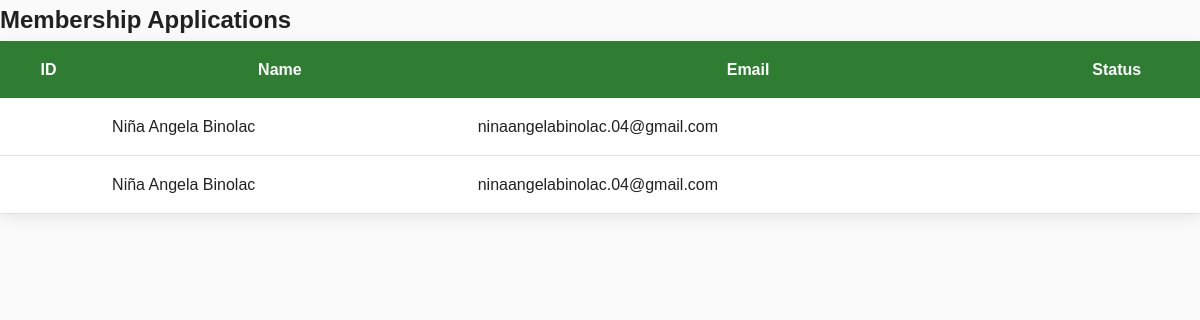
/admin-members.php, run on the app's committed database.
### tables this page shows
CREATE TABLE `memberships` (
  `id` int(11) NOT NULL,
  `fullname` varchar(255) NOT NULL,
  `email` varchar(150) NOT NULL,
  `interest` varchar(255) NOT NULL,
  `motivation` text NOT NULL,
  `created_at` timestamp NOT NULL DEFAULT current_timestamp()
);

### admin-members.php (the view, shortened to what this page needs)
<?php
include 'config.php';
$result =
mysqli_query($conn,
"SELECT * FROM memberships");
?>
<!DOCTYPE html>
<html>
<head>
<link rel="stylesheet" href="css/style.css">
</head>
<body>
<h2>Membership Applications</h2>
<table class="admin-table">
<tr>
<th>ID</th>
<th>Name</th>
<th>Email</th>
<th>Status</th>
</tr>
<?php while($row=mysqli_fetch_assoc($result)){ ?>
<tr>
<td><?= $row['membership_id']; ?></td>
<td><?= $row['fullname']; ?></td>
<td><?= $row['email']; ?></td>
<td><?= $row['status']; ?></td>
</tr>
<?php } ?>
</table>
</body>
</html>

### css/style.css (style rules this page uses)
:root { --primary-green: #2E7D32; --secondary-green: #A5D6A7; --accent-yellow: #FDD835; --accent-blue: #1565C0; --text-black: #212121; --background-white: #FAFAFA; --light-gray: #f4f4f4; --border: #e0e0e0; --radius: 20px; --shadow: 0 4px 15px rgba(0,0,0,.08); }
* { margin: 0; padding: 0; box-sizing: border-box; }
html { scroll-behavior: smooth; }
body { font-family: 'Montserrat', sans-serif; background: var(--background-white); color: var(--text-black); line-height: 1.7; }
.admin-table { width: 100%; border-collapse: collapse; background: white; box-shadow: var(--shadow); }
.admin-table th { background: var(--primary-green); color: white; padding: 15px; }
.admin-table td { padding: 15px; border-bottom: 1px solid var(--border); }

### data on the page
memberships: fullname "Niña Angela Binolac", email "ninaangelabinolac.04@gmail.com"
memberships: fullname "Niña Angela Binolac", email "ninaangelabinolac.04@gmail.com"
